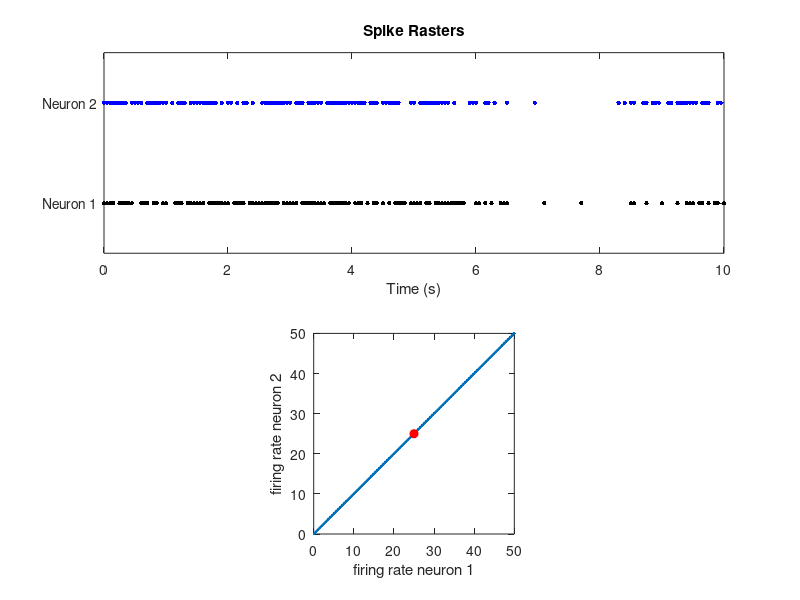

This chart was generated by the following MATLAB code:
% anti_correlated_poisson_demo.m
% Simulate two neurons with perfectly anti‑correlated firing rates,
% generate inhomogeneous Poisson spikes, and animate rasters + FR state‑space.

clear; close all;

%% Simulation parameters
T    = 10;        % total duration (s)
dt   = 0.05;     % time step (s)
t    = 0:dt:T;    % time vector
base = 20;        % baseline firing rate (Hz)
amp  = 15;        % modulation amplitude (Hz)
f    = 0.5;       % modulation frequency (Hz)
mx = 50;
mn = 0;
base = 25;

n = length(t)/4;

%% 1) Generate time‑varying firing rates
% Neuron 1: sinusoidal around 'base'

rates1 = cat(2, linspace(base,mx,n), linspace(mx,base,n), linspace(base,mn,n), linspace(mn,base,n+1) );

rates2 = cat(2, linspace(base,mx,n), linspace(mx,base,n), linspace(base,mn,n), linspace(mn,base,n+1) );

%% 2) Simulate inhomogeneous Poisson spike trains
% At each dt, spike probability = rate*dt
spk1 = (rand(size(t)) < abs(rates1) * dt) & (rand(size(t)) < 0.75);
spk2 = (rand(size(t)) < abs(rates2) * dt) & (rand(size(t)) < 0.75);

%% 3) Estimate firing rates via sliding‑window smoothing (100 ms)
% win    = round(0.1/dt);
% fr1    = conv(spk1, ones(1,win)/win, 'same') / dt;
% fr2    = conv(spk2, ones(1,win)/win, 'same') / dt;

fr1 = rates1;
fr2 = rates2;

%% 4) Set up figure
figure('Color','w','Position',[100 100 600 800]);

% Top: spike rasters
ax1 = subplot(2,1,1);
h1  = plot(ax1, nan, 1, '.k','MarkerSize',10); hold on;
h2  = plot(ax1, nan, 2, '.b','MarkerSize',10);
ylim([0.5 2.5]);
yticks([1 2]); yticklabels({'Neuron 1','Neuron 2'});
xlabel('Time (s)'); title('Spike Rasters');
xlim([0 T]);

% Bottom: FR state‑space
ax2 = subplot(2,1,2);
hTraj   = plot(ax2, nan, nan, 'LineWidth',1.5); hold on;
hPoint  = plot(ax2, nan, nan, 'ro','MarkerFaceColor','r');
% Null subspace line: FR2 = 2*base – FR1
lims = [mn mx];
axis equal; xlim(lims); ylim(lims);
xlabel('firing rate neuron 1'); ylabel('firing rate neuron 2');


%% 5) Animate
for i = 1:length(t)
    % Update rasters up to current time
    ti = t(i);
    set(h1, 'XData', t(spk1 & (t<=ti)), 'YData', ones(1,sum(spk1 & (t<=ti))));
    set(h2, 'XData', t(spk2 & (t<=ti)), 'YData', ones(1,sum(spk2 & (t<=ti)))*2);


    
    % Update FR trajectory and current point
    set(hTraj, 'XData', fr1(1:i), 'YData', fr2(1:i));
    set(hPoint,'XData', fr1(i),   'YData', fr2(i));
    
    drawnow;
    % pause(0.01);
end
